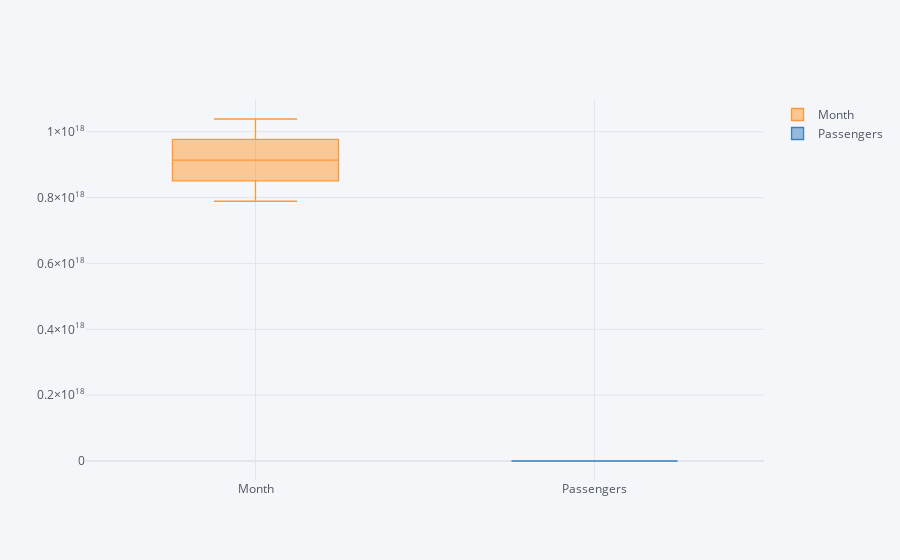

The code cell stored with this chart in its notebook:
### Code cell
airline.iplot(kind = 'box')
